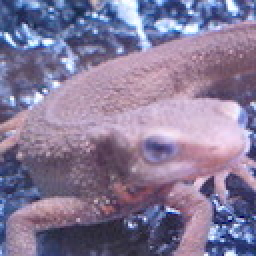
//> input picture ImageProcessing100/problems_21-30/imagelib/imori.jpg, 128 x 128 px (shown 2 times larger)
$ ./answer_23   (built with g++ and OpenCV 4)
//> lines starting //> are read from the running program, lines starting //| are printed output that depends on the picture; after the words box and inside, x2 and y2 are one past the last pixel; in counts of white or black regions, pixels touching at a corner belong together
//> further down, img is the input picture: 128 rows x 128 cols, CV_8UC3; mean B, G, R 152.8, 121.8, 134.1
/*
author: wenzy
modified date: 20230505
*/
#include <opencv2/core.hpp>
#include <opencv2/imgcodecs.hpp>
#include <opencv2/imgproc.hpp>
#include <opencv2/highgui.hpp>
#include <iostream>
#include <cmath>
using namespace std;
using namespace cv;
struct grayHist {
  int BASE;
  int* val;

  grayHist() {
    BASE = 256;
    val = new int [BASE];
    memset(val, 0, sizeof(int) * BASE);
  }

  grayHist(int base) {
    BASE = base;
    val = new int [BASE];
    memset(val, 0, sizeof(int) * BASE);
  }

  int getNum() {
    int num_val = 0;
    for(int i = 0; i < 256; i++)
      num_val += val[i];
    return num_val;
  }

  int getSum2z(uchar z) {
    int sum_val2z = 0;
    for(int i = 0; i <= z; i++)
      sum_val2z += val[i];
    return sum_val2z;
  }

  void showHist(int BWID = 20, int HHEI = 500) {
    Mat A = Mat::zeros(HHEI, BWID * 256, CV_8UC3);
    double max_val = 0.0;
    for(int i = 0; i < 256; i++)
      max_val = fmax(max_val, val[i]);
    max_val *= 1.2;
    for(int i = 0; i < 256; i++)
      if(val[i]) {
        double _h = HHEI - (double)val[i] / max_val * HHEI;
        rectangle(A, Point(BWID*i, HHEI-1), Point(BWID*(i+1)-1, (int)_h), Scalar(255, 255, 255), FILLED);
      }
    imshow("hist", A);
    waitKey();
  }

  ~grayHist() {
    if(val != NULL)
      delete[] val;
  }
};

inline
double getGrayValue(Vec3b &pixel) {
  return 0.2126 * pixel[2] + 0.7152 * pixel[1] + 0.0722 * pixel[0];
}

grayHist makeHist(Mat &I) {
  CV_Assert(I.type() == CV_8UC3);

  int n_rows = I.rows;
  int n_cols = I.cols;
  grayHist hist;

  for(int i = 0; i < n_rows; i++)
    for(int j = 0; j < n_cols; j++)
      hist.val[(uchar)getGrayValue(I.at<Vec3b>(i, j))]++;

  return hist;
}

Mat histEqualize(Mat &I, double M0 = 128.0, double S0 = 52.0) {
//> called with M0 = 128, S0 = 52
  CV_Assert(I.type() == CV_8UC3);

  int n_rows = I.rows;
//> n_rows = 128
  int n_cols = I.cols;
//> n_cols = 128
  int n_channel = I.channels();
//> n_channel = 3
  Mat T = Mat::zeros(n_rows, n_cols, CV_8UC3);
  grayHist H = makeHist(I);
  int h_tolnum = H.getNum();
//> h_tolnum = 16384

  for(int i = 0; i < n_rows; i++)
    for(int j = 0; j < n_cols; j++)
      for(int c = 0; c < n_channel; c++) {
        double _pijc = I.at<Vec3b>(i, j)[c];
        _pijc = 255.0 / h_tolnum * H.getSum2z(_pijc);
        _pijc = fmin(_pijc, 255.0);
        _pijc = fmax(_pijc, 0.0);
        T.at<Vec3b>(i, j)[c] = (uchar)_pijc;
      }
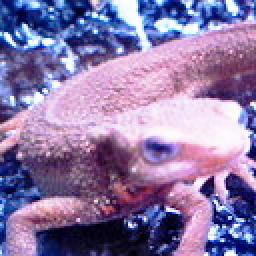
//> T: 128 rows x 128 cols, CV_8UC3 (shown 2 times larger); mean B, G, R 167.1, 120.7, 139.8

  return T;
}

int main() {
  Mat img = imread("../imagelib/imori.jpg", IMREAD_COLOR);
  imshow("before", img);
  // grayHist Hist = makeHist(img);
  // Hist.showHist(2, 360);
  Mat A = histEqualize(img);
  imshow("histEqualize", A);
  grayHist H = makeHist(A);
  H.showHist(2, 360);
//> after the loop in showHist, `for(int i = 0; i < 256; i++)`:
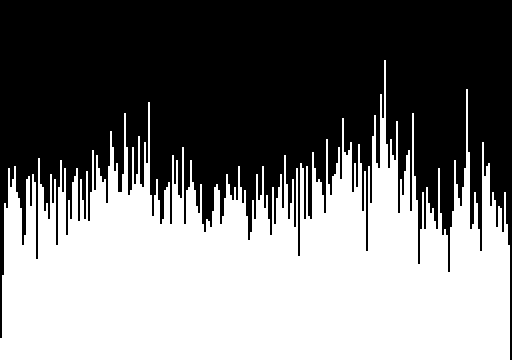
//> A: 360 rows x 512 cols, CV_8UC3; 47.3% white; 1 white region, box (x1, y1, x2, y2) and area: (0, 60, 510, 360) 87252
  return 0;
}
